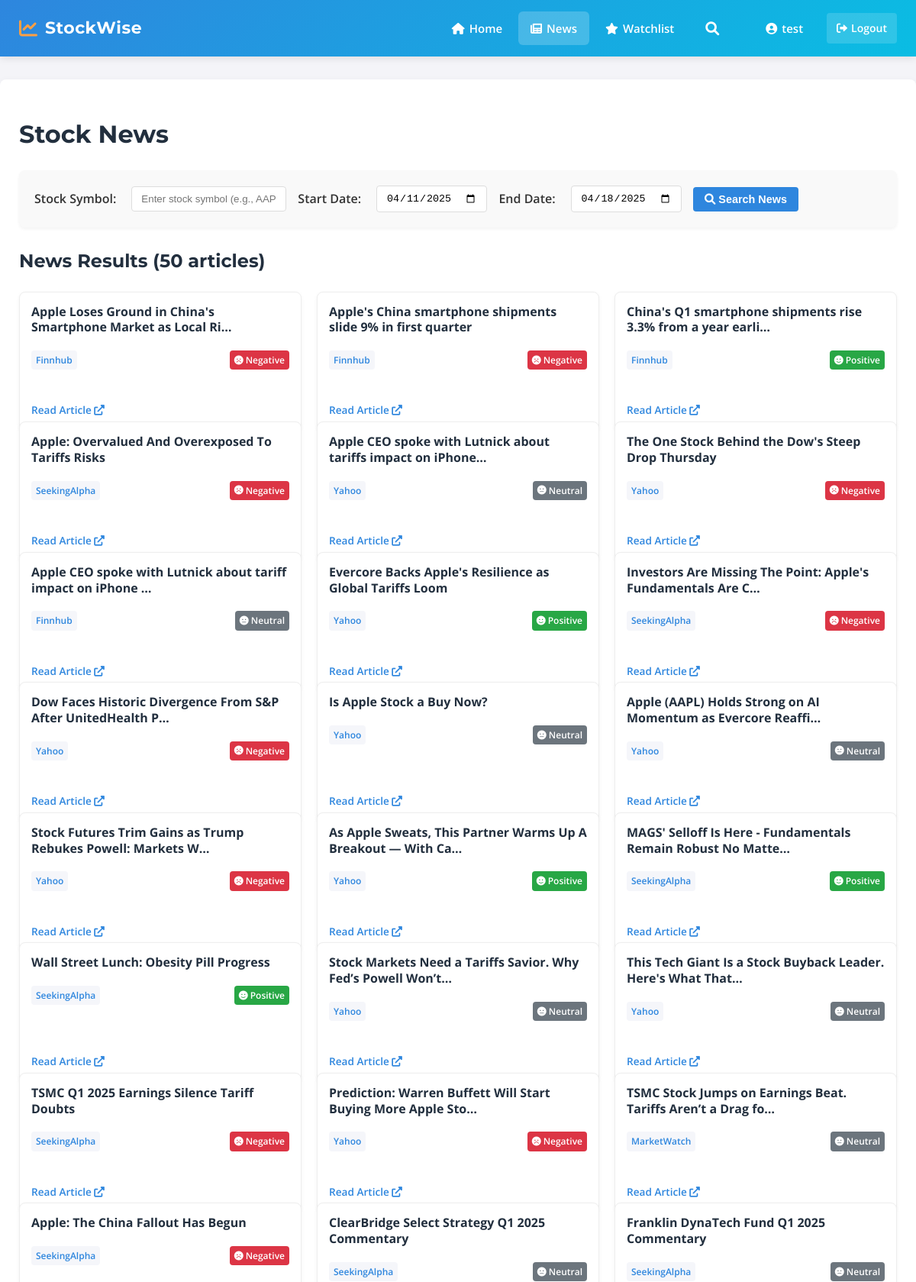
The app's page /news/ (signed in, upper part) with its own data.
### stocks/models.py (models this page shows, shortened)
class StockNews(models.Model):
    stock = models.ForeignKey(Stock, on_delete=models.CASCADE, related_name='news')
    source = models.CharField(max_length=50, default='Finnhub') # Source of the news, e.g., Finnhub
    headline = models.TextField()
    summary = models.TextField(blank=True, null=True) # Summary might not always be available
    url = models.URLField(max_length=1024, unique=True) # Use URL as a unique identifier
    published_at = models.DateTimeField() # Timestamp from the source
    sentiment_positive = models.FloatField(null=True, blank=True)
    sentiment_negative = models.FloatField(null=True, blank=True)
    sentiment_neutral = models.FloatField(null=True, blank=True)
    created_at = models.DateTimeField(auto_now_add=True) # When the record was created in our DB
    class Meta:
        ordering = ['-published_at'] # Show newest news first
        verbose_name_plural = "Stock News"

### stocks/views.py (the view)
# urls.py: path('news/', views.stock_news, name='stock_news'),  # News page without symbol
@login_required
def stock_news(request: HttpRequest, symbol: str = None):
    end_date = request.GET.get('end_date', datetime.now().strftime('%Y-%m-%d'))
    try:
        end_date_obj = datetime.strptime(end_date, '%Y-%m-%d')
        default_start_date = (end_date_obj - timedelta(days=7)).strftime('%Y-%m-%d')
    except ValueError:
        end_date = datetime.now().strftime('%Y-%m-%d')
        default_start_date = (datetime.now() - timedelta(days=7)).strftime('%Y-%m-%d')
    start_date = request.GET.get('start_date', default_start_date)
    if not symbol:
        symbol = request.GET.get('symbol', '')
    symbol = symbol.upper() if symbol else ''
    try:
        start_date_obj = datetime.strptime(start_date, '%Y-%m-%d')
        end_date_obj = datetime.strptime(end_date, '%Y-%m-%d')
        end_date_obj = end_date_obj + timedelta(days=1)
    except ValueError:
        start_date_obj = datetime.now() - timedelta(days=7)
        end_date_obj = datetime.now() + timedelta(days=1)
        start_date = start_date_obj.strftime('%Y-%m-%d')
        end_date = end_date_obj.strftime('%Y-%m-%d')
    error_message = None
    if symbol:
        try:
            try:
                stock_obj = Stock.objects.get(symbol=symbol)
                news_items = StockNews.objects.filter(
                    stock=stock_obj,
                    published_at__gte=start_date_obj,
                    published_at__lt=end_date_obj
                ).order_by('-published_at')
                if not news_items.exists():
                    error_message = f"No news articles found for {symbol} in the selected date range."
            except Stock.DoesNotExist:
                error_message = f"Stock with symbol '{symbol}' does not exist."
                news_items = []
        except Exception as e:
            logger.error(f"Error retrieving news for {symbol}: {e}")
            error_message = f"An error occurred while retrieving news: {str(e)}"
            news_items = []
    else:
        news_items = StockNews.objects.filter(
            published_at__gte=start_date_obj,
            published_at__lt=end_date_obj
        ).order_by('-published_at')[:50]  # Limit to 50 most recent articles
    context = {
        'symbol': symbol,
        'news_items': news_items,
        'start_date': start_date,
        'end_date': end_date,
        'error_message': error_message,
    }
    return render(request, 'stocks/stock_news.html', context)

### stocks/templates/stocks/stock_news.html (shortened to what this page needs)
{% extends 'stocks/base.html' %}
{% load stock_tags %}
{% block content %}
<div class="news-page">
    <h1>{% if symbol %}{{ symbol }} - Stock News{% else %}Stock News{% endif %}</h1>
    <div class="news-search-form">
        <form method="GET" action="{% if symbol %}{% url 'stock_news_with_symbol' symbol=symbol %}{% else %}{% url 'stock_news' %}{% endif %}">
            <div class="form-group">
                {% if not symbol %}
                <label for="symbol">Stock Symbol:</label>
                <input type="text" id="symbol" name="symbol" value="{{ symbol }}" placeholder="Enter stock symbol (e.g., AAPL)" required>
                {% endif %}
                <label for="start_date">Start Date:</label>
                <input type="date" id="start_date" name="start_date" value="{{ start_date }}" required>
                <label for="end_date">End Date:</label>
                <input type="date" id="end_date" name="end_date" value="{{ end_date }}" required>
                <button type="submit" class="btn btn-primary">
                    <i class="fas fa-search"></i> Search News
                </button>
            </div>
        </form>
    </div>
    <div class="news-results">
        {% if news_items %}
            <h2>News Results ({{ news_items|length }} articles)</h2>
            <div class="news-grid">
                {% for news in news_items %}
                <div class="news-card">
                    <h4 class="news-headline">
                        <a href="{{ news.url }}" target="_blank" rel="noopener noreferrer">
                            {{ news.headline|truncatechars:60 }}
                        </a>
                    </h4>
                    <div class="news-meta">
                        <span class="news-source">{{ news.source }}</span>
                        {% if news.sentiment_positive is not None and news.sentiment_negative is not None and news.sentiment_neutral is not None %}
                            {% if news.sentiment_positive > news.sentiment_negative and news.sentiment_positive > news.sentiment_neutral %}
                                <span class="sentiment-badge positive">
                                    <i class="fas fa-smile"></i> Positive
                                </span>
                            {% elif news.sentiment_negative > news.sentiment_positive and news.sentiment_negative > news.sentiment_neutral %}
                                <span class="sentiment-badge negative">
                                    <i class="fas fa-frown"></i> Negative
                                </span>
                            {% else %}
                                <span class="sentiment-badge neutral">
                                    <i class="fas fa-meh"></i> Neutral
                                </span>
                            {% endif %}
                        {% endif %}
                    </div>
                    <a href="{{ news.url }}" class="news-link" target="_blank" rel="noopener noreferrer">
                        Read Article <i class="fas fa-external-link-alt"></i>
                    </a>
                </div>
                {% endfor %}
            </div>
        {% elif symbol %}
            <div class="no-results">
                <p><i class="fas fa-info-circle"></i> No news articles found for {{ symbol }} in the selected date range.</p>
            </div>
        {% else %}
            <div class="instructions">
                <p><i class="fas fa-info-circle"></i> Enter a stock symbol and date range to search for news.</p>
            </div>
        {% endif %}
    </div>
</div>
{% endblock %}

### stocks/templates/stocks/base.html (shortened to what this page needs)
<!DOCTYPE html>
<html lang="en">
<head>
    <link rel="stylesheet" href="https://cdnjs.cloudflare.com/ajax/libs/font-awesome/6.0.0/css/all.min.css">
</head>
<body>
    <header>
        <div class="header-container">
            <a href="{% url 'home' %}" class="logo">
                <i class="fas fa-chart-line logo-icon"></i>
                <span class="logo-text">StockWise</span>
            </a>
            <div style="display: flex; align-items: center;">
                <nav class="nav-menu">
                    <a href="{% url 'home' %}" {% if request.resolver_match.url_name == 'home' %}class="active"{% endif %}>
                        <i class="fas fa-home"></i> Home
                    </a>
                    <a href="{% url 'stock_news' %}" {% if 'stock_news' in request.resolver_match.url_name %}class="active"{% endif %}>
                        <i class="fas fa-newspaper"></i> News
                    </a>
                    {% if user.is_authenticated %}
                    <a href="{% url 'watchlist' %}" {% if request.resolver_match.url_name == 'watchlist' %}class="active"{% endif %}>
                        <i class="fas fa-star"></i> Watchlist
                    </a>
                    {% endif %}
                </nav>
                <div class="header-search-container">
                    <button type="button" id="header-search-toggle" title="Search Stocks">
                        <i class="fas fa-search"></i>
                    </button>
                </div>
                <div class="auth-menu">
                    {% if user.is_authenticated %}
                        <a href="{% url 'account' %}" class="nav-username-link" title="Manage Account">
                            <i class="fas fa-user-circle"></i>
                            {{ user.username }}
                        </a>
                        <a href="{% url 'logout' %}" class="btn btn-logout" style="margin-left: 10px;">
                            <i class="fas fa-sign-out-alt"></i> Logout
                        </a>
                    {% endif %}
                </div>
            </div>
        </div>
    </header>
    <div class="container">
            {% block content %}{% endblock %}
    </div>
</body>
</html>

### stocks/templates/stocks/base.html (style rules this page uses)
:root { --primary-color: #2e86de; --secondary-color: #0abde3; --accent-color: #ff9f43; --dark-color: #222f3e; --light-color: #f5f6fa; --text-color: #333; --heading-font: 'Montserrat', sans-serif; --body-font: 'Open Sans', sans-serif; }
body { font-family: var(--body-font); line-height: 1.6; margin: 0; padding: 0; background-color: #f4f4f8; color: var(--text-color); }
.container { max-width: 1200px; margin: auto; background: #fff; padding: 25px; border-radius: 8px; box-shadow: 0 2px 10px rgba(0,0,0,0.05); }
h1, h2, h3 { font-family: var(--heading-font); color: var(--dark-color); font-weight: 700; }
header { background: linear-gradient(135deg, var(--primary-color), var(--secondary-color)); color: #fff; box-shadow: 0 2px 10px rgba(0,0,0,0.1); position: sticky; top: 0; z-index: 1000; padding: 0; margin-bottom: 30px; }
.header-container { display: flex; justify-content: space-between; align-items: center; padding: 15px 25px; max-width: 1200px; margin: 0 auto; }
.logo { display: flex; align-items: center; text-decoration: none; color: white; }
.logo-icon { font-size: 24px; margin-right: 10px; color: var(--accent-color); }
.logo-text { font-family: var(--heading-font); font-size: 22px; font-weight: 700; letter-spacing: 0.5px; }
.nav-menu { display: flex; gap: 5px; }
.nav-menu a { color: white; text-decoration: none; padding: 10px 16px; border-radius: 6px; font-weight: 600; font-size: 15px; transition: all 0.2s ease; display: flex; align-items: center; }
.nav-menu a i { margin-right: 6px; }
.nav-menu a.active { background-color: rgba(255, 255, 255, 0.2); }
.btn { display: inline-block; padding: 8px 15px; font-size: 0.9em; font-weight: bold; text-align: center; text-decoration: none; border-radius: 4px; cursor: pointer; border: 1px solid transparent; transition: background-color 0.2s ease; }
.auth-menu { display: flex; align-items: center; margin-left: 20px; }
.auth-menu .btn { padding: 8px 12px; font-size: 14px; font-weight: 600; border-radius: 4px; transition: all 0.2s; display: flex; align-items: center; text-decoration: none; }
.auth-menu .btn i { margin-right: 5px; }
.btn-logout { background-color: rgba(255, 255, 255, 0.15); color: white; }
.nav-username-link { color: white; text-decoration: none; padding: 10px 16px; border-radius: 6px; font-weight: 600; font-size: 15px; transition: all 0.2s ease; display: flex; align-items: center; margin-right: 5px; }
.nav-username-link i { margin-right: 6px; }
.header-search-container { position: relative; margin: 0 15px; }
#header-search-toggle { background: none; border: none; color: white; font-size: 18px; cursor: pointer; padding: 10px; display: flex; align-items: center; }

### stocks/templates/stocks/stock_news.html (style rules this page uses)
.news-page { max-width: 100%; }
.news-search-form { background: #f9f9f9; padding: 20px; border-radius: 8px; margin-bottom: 25px; box-shadow: 0 2px 4px rgba(0,0,0,0.05); }
.form-group { display: flex; flex-wrap: wrap; gap: 15px; align-items: center; }
.form-group label { font-weight: 600; margin-right: 5px; }
.form-group input { padding: 8px 12px; border: 1px solid #ddd; border-radius: 4px; }
.btn-primary { background-color: var(--primary-color); color: white; border: none; }
.news-grid { display: grid; grid-template-columns: repeat(3, 1fr); gap: 20px; }
.news-card { background: white; border: 1px solid #eee; border-radius: 8px; padding: 15px; box-shadow: 0 2px 5px rgba(0,0,0,0.05); transition: all 0.2s ease; display: flex; flex-direction: column; height: 100%; }
.news-headline { margin: 0 0 10px 0; line-height: 1.3; font-size: 1rem; }
.news-headline a { color: var(--dark-color); text-decoration: none; }
.news-meta { margin: 10px 0; display: flex; justify-content: space-between; align-items: center; flex-wrap: wrap; gap: 5px; }
.news-source { display: inline-block; background-color: var(--light-color); padding: 3px 6px; border-radius: 4px; font-size: 0.75rem; font-weight: 600; color: var(--primary-color); }
.sentiment-badge { padding: 3px 6px; border-radius: 4px; font-size: 0.75rem; font-weight: 600; color: white; display: inline-flex; align-items: center; }
.sentiment-badge i { margin-right: 3px; }
.sentiment-badge.positive { background-color: #28a745; }
.sentiment-badge.negative { background-color: #dc3545; }
.sentiment-badge.neutral { background-color: #6c757d; }
.news-link { color: var(--primary-color); text-decoration: none; font-weight: 600; font-size: 0.85rem; margin-top: auto; display: inline-block; }

### records on screen
StockNews: headline "Apple Loses Ground in China's Smartphone Market as Local Ri…", source "Finnhub", sentiment_positive "Negative"
StockNews: headline "Apple's China smartphone shipments slide 9% in first quarter", source "Finnhub", sentiment_positive "Negative"
StockNews: headline "China's Q1 smartphone shipments rise 3.3% from a year earli…", source "Finnhub", sentiment_positive "Positive"
StockNews: headline "Apple: Overvalued And Overexposed To Tariffs Risks", source "SeekingAlpha", sentiment_positive "Negative"
StockNews: headline "Apple CEO spoke with Lutnick about tariffs impact on iPhone…", source "Yahoo", sentiment_positive "Neutral"
StockNews: headline "The One Stock Behind the Dow's Steep Drop Thursday", source "Yahoo", sentiment_positive "Negative"
StockNews: headline "Apple CEO spoke with Lutnick about tariff impact on iPhone …", source "Finnhub", sentiment_positive "Neutral"
StockNews: headline "Evercore Backs Apple's Resilience as Global Tariffs Loom", source "Yahoo", sentiment_positive "Positive"
StockNews: headline "Investors Are Missing The Point: Apple's Fundamentals Are C…", source "SeekingAlpha", sentiment_positive "Negative"
StockNews: headline "Dow Faces Historic Divergence From S&P After UnitedHealth P…", source "Yahoo", sentiment_positive "Negative"
StockNews: headline "Is Apple Stock a Buy Now?", source "Yahoo", sentiment_positive "Neutral"
StockNews: headline "Apple (AAPL) Holds Strong on AI Momentum as Evercore Reaffi…", source "Yahoo", sentiment_positive "Neutral"
StockNews: headline "Stock Futures Trim Gains as Trump Rebukes Powell: Markets W…", source "Yahoo", sentiment_positive "Negative"
StockNews: headline "As Apple Sweats, This Partner Warms Up A Breakout — With Ca…", source "Yahoo", sentiment_positive "Positive"
StockNews: headline "MAGS' Selloff Is Here - Fundamentals Remain Robust No Matte…", source "SeekingAlpha", sentiment_positive "Positive"
StockNews: headline "Wall Street Lunch: Obesity Pill Progress", source "SeekingAlpha", sentiment_positive "Positive"
StockNews: headline "Stock Markets Need a Tariffs Savior. Why Fed’s Powell Won’t…", source "Yahoo", sentiment_positive "Neutral"
StockNews: headline "This Tech Giant Is a Stock Buyback Leader. Here's What That…", source "Yahoo", sentiment_positive "Neutral"
StockNews: headline "TSMC Q1 2025 Earnings Silence Tariff Doubts", source "SeekingAlpha", sentiment_positive "Negative"
StockNews: headline "Prediction: Warren Buffett Will Start Buying More Apple Sto…", source "Yahoo", sentiment_positive "Negative"
StockNews: headline "TSMC Stock Jumps on Earnings Beat. Tariffs Aren’t a Drag fo…", source "MarketWatch", sentiment_positive "Neutral"
StockNews: headline "Apple: The China Fallout Has Begun", source "SeekingAlpha", sentiment_positive "Negative"
StockNews: headline "ClearBridge Select Strategy Q1 2025 Commentary", source "SeekingAlpha", sentiment_positive "Neutral"
StockNews: headline "Franklin DynaTech Fund Q1 2025 Commentary", source "SeekingAlpha", sentiment_positive "Neutral"

### other values on screen
{{ user.username }} "test"
{{ news_items|length }} "50"
